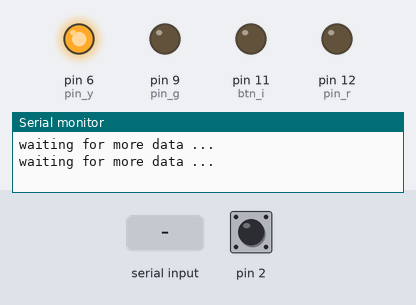
This sketch was run on a simulated Arduino Uno, built with avr-gcc and run on an emulated ATmega328P. Parts: output pins drawn as LEDs (lit = HIGH), the last lines printed to the serial monitor. Inputs (shaded band) come from the test bench; at power-on: pin 2 LOW.

Above: at 1.2 s.
1.3 s: "c" received over Serial
At 3.0 s:
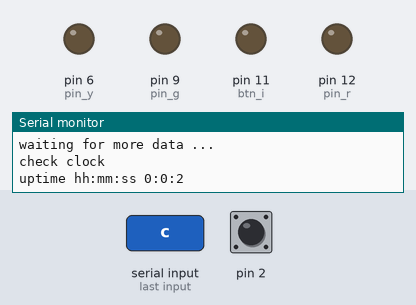
3.5 s: pin 2 driven HIGH
At 4.2 s:
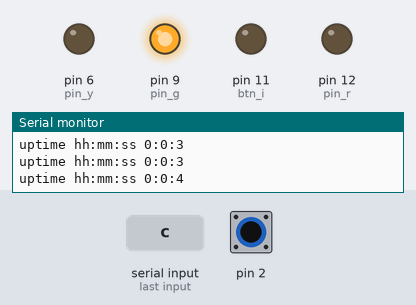
5.0 s: pin 2 pulsed LOW 5 times (0.12 s each, 0.3 s apart)
At 7.0 s:
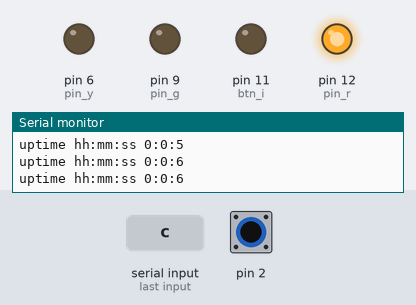
Timing chart, 0 to 8.5 s (numbered marks = the images above; inputs shaded):
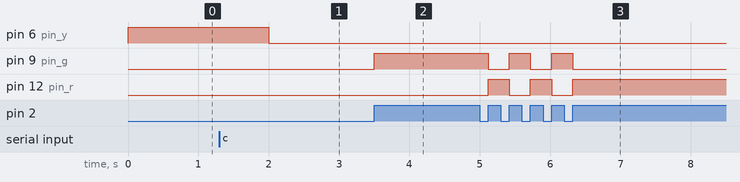

Measured:
- after the input at 1.3 s, pin 6 (pin_y): HIGH → LOW after 0.70 s
- after the input at 3.5 s, pin 9 (pin_g): LOW → HIGH at once
- after the input at 5.0 s, pin 9 (pin_g): alternates HIGH for 0.30 s and LOW for 0.30 s, 5 changes in all, then stays LOW, starting after 0.12 s; pin 12 (pin_r): alternates HIGH for 0.30 s and LOW for 0.30 s, 5 changes in all, then stays HIGH, starting after 0.12 s

The sketch:

Zeitwaage.ino
```cpp
byte pin_g = 9;
byte pin_y = 6;
byte pin_r = 12;
byte btn = 4;
byte btn_i = 11;
byte state = HIGH;

// cycle time for main loop()
int cycle = 1000;

volatile unsigned long lastTicks = 0;
volatile unsigned long lastCountedTicks = 0;

// correction for onboard timer
// correctionFactor * onboard time = real time
// hh:mm:ss 13:17:00 vs. 13:17:30 (i.e. 47820s / 47820s)
volatile double correctionFactor = 0.99937304;

// count number of measurements in intervals of 50ms=50000us
// to get a good mute value (in us) for filtering
volatile unsigned int filterValue = 50000;
volatile unsigned long statInterval = 50000;
volatile unsigned int numStatistics = 25;
volatile unsigned int statistics[25];

// number of values to count before computing a time span
volatile unsigned int numValues = 5;
volatile unsigned int actValue = 0;

// moving average for measured values
volatile unsigned int numAvValues = 3;
volatile double avValues[3];
volatile unsigned int actAvValue = 0;

// best average value
volatile unsigned long bestValue = 1000000;

void resetData(void)
{
  unsigned int i;
  lastTicks = 0;
  lastCountedTicks = 0;
  for(i=0; i<numStatistics; i++)  statistics[i] = 0;
  actAvValue = 0;
  for(i=0; i<numAvValues; i++)  avValues[i] = 0;
  bestValue = 1000000;
  actValue = 0;
}

void countClockTicks(void)
{
  if(lastTicks == 0)
  {
    lastTicks = micros();
    lastCountedTicks = lastTicks;
  }
  else
  {
    unsigned long curTicks = micros();
    if((curTicks - lastTicks) > filterValue) // filter out noise
    {
      statistics[(((curTicks - lastTicks) / statInterval) % numStatistics)]++;
      actValue++;
      if(actValue > numValues)
      {
        avValues[actAvValue] = (double)(curTicks - lastCountedTicks) / numValues;
        actAvValue++;
        actAvValue %= numAvValues;
        lastCountedTicks = curTicks;
        actValue = 0;
      }
      lastTicks = curTicks;
    }
  }
  // life beat ...
  digitalWrite(pin_g, state);
  if(state == HIGH)  state = LOW;
  else state = HIGH;
  digitalWrite(pin_r, state);
}

void showStatistics(void)
{
  unsigned int i;

  for(i=0; i<numStatistics; i++)
  {
    Serial.print("count for up to ");
    Serial.print((i + 1) * statInterval / 1000);
    Serial.print(" ms is ");
    Serial.println(statistics[i]);
  }
}

void checkClock(void)
{
  for(;;)
  {
    digitalWrite(pin_y, LOW);
    delay(500);
    digitalWrite(pin_y, HIGH);
    unsigned long hours, minutes, seconds, uptime = millis();
    hours = uptime / 3600000;
    uptime = uptime % 3600000;
    minutes = uptime / 60000;
    uptime = uptime % 60000;
    seconds = uptime / 1000;
    Serial.print("uptime hh:mm:ss ");
    Serial.print(hours);
    Serial.print(":");
    Serial.print(minutes);
    Serial.print(":");
    Serial.print(seconds);
    Serial.println("");
  }
}

void showTime(void)
{
  unsigned int i;
  double mulTicks = 1;
  double avTicks = 0;

  for(i=0; i<numAvValues; i++)
  {
    avTicks += avValues[i];
  }
  avTicks /= numAvValues;

  if(avTicks < filterValue)
  {
    Serial.println("waiting for more data ...");
    return;
  }

  if((1000000 / avTicks) > 3) mulTicks = 4;
  avTicks *= mulTicks;

  if(avTicks < 800000)
  {
    Serial.println("waiting for more data ...");
    return;
  }

  Serial.print(avTicks);
  Serial.print(" micros, ");
  Serial.print(mulTicks);
  Serial.print(" mult, ");
  double difTicks = avTicks - 1000000;
  double del = difTicks * 864 / 10000;
  Serial.print(del);
  Serial.println(" seconds per day");
}

void setup(void)
{
  // input button
  pinMode(btn, INPUT);
  digitalWrite(btn, HIGH); // pullup
  // mode LED
  pinMode(btn_i, OUTPUT);
  // traffic light LEDs
  pinMode(pin_g, OUTPUT);
  pinMode(pin_y, OUTPUT);
  pinMode(pin_r, OUTPUT);
  // start serial communication
  Serial.begin(9600);
  // reset data
  resetData();
  // install counting interrupt
  attachInterrupt(0, countClockTicks, RISING);
}

void loop(void)
{
  byte ser;

  // ready :-)
  digitalWrite(pin_y, HIGH);

  if(Serial.available() > 0)
  {
    ser = Serial.read();
    switch(ser)
    {
      case 't': Serial.println("time");
                showTime();
                break;
      case 's': Serial.println("statistics");
                showStatistics();
                break;
      case 'r': Serial.println("reset");
                resetData();
                break;
      case 'c': Serial.println("check clock");
                checkClock();
                break;
      default:  Serial.print("unknown command ");
                Serial.print("-"); Serial.print(ser); Serial.print("-"); Serial.println();
                break;
    }
   }

   showTime();

   delay(cycle);
}
```
